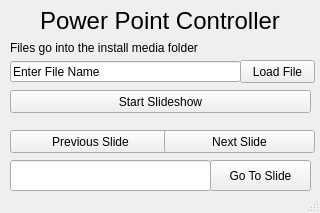
<?xml version="1.0" encoding="UTF-8"?>
<ui version="4.0">
 <class>MainWindow</class>
 <widget class="QMainWindow" name="MainWindow">
  <property name="geometry">
   <rect>
    <x>0</x>
    <y>0</y>
    <width>320</width>
    <height>213</height>
   </rect>
  </property>
  <property name="windowTitle">
   <string>MainWindow</string>
  </property>
  <widget class="QWidget" name="centralwidget">
   <widget class="QLineEdit" name="filebox">
    <property name="geometry">
     <rect>
      <x>10</x>
      <y>61</y>
      <width>231</width>
      <height>21</height>
     </rect>
    </property>
    <property name="text">
     <string>Enter File Name</string>
    </property>
   </widget>
   <widget class="QPushButton" name="loadfile">
    <property name="geometry">
     <rect>
      <x>240</x>
      <y>60</y>
      <width>75</width>
      <height>23</height>
     </rect>
    </property>
    <property name="text">
     <string>Load File</string>
    </property>
   </widget>
   <widget class="QLabel" name="label">
    <property name="geometry">
     <rect>
      <x>10</x>
      <y>40</y>
      <width>301</width>
      <height>16</height>
     </rect>
    </property>
    <property name="text">
     <string>Files go into the install media folder</string>
    </property>
   </widget>
   <widget class="QLabel" name="label_2">
    <property name="geometry">
     <rect>
      <x>40</x>
      <y>10</y>
      <width>291</width>
      <height>21</height>
     </rect>
    </property>
    <property name="font">
     <font>
      <pointsize>18</pointsize>
     </font>
    </property>
    <property name="text">
     <string>Power Point Controller</string>
    </property>
   </widget>
   <widget class="QPushButton" name="prevslide">
    <property name="geometry">
     <rect>
      <x>10</x>
      <y>130</y>
      <width>161</width>
      <height>23</height>
     </rect>
    </property>
    <property name="text">
     <string>Previous Slide</string>
    </property>
   </widget>
   <widget class="QPushButton" name="nextslide">
    <property name="geometry">
     <rect>
      <x>164</x>
      <y>130</y>
      <width>151</width>
      <height>23</height>
     </rect>
    </property>
    <property name="text">
     <string>Next Slide</string>
    </property>
   </widget>
   <widget class="QPushButton" name="gotoslide">
    <property name="geometry">
     <rect>
      <x>210</x>
      <y>160</y>
      <width>101</width>
      <height>31</height>
     </rect>
    </property>
    <property name="text">
     <string>Go To Slide</string>
    </property>
   </widget>
   <widget class="QLineEdit" name="slidenum">
    <property name="geometry">
     <rect>
      <x>10</x>
      <y>160</y>
      <width>201</width>
      <height>31</height>
     </rect>
    </property>
   </widget>
   <widget class="QPushButton" name="startslideshow">
    <property name="geometry">
     <rect>
      <x>10</x>
      <y>90</y>
      <width>301</width>
      <height>23</height>
     </rect>
    </property>
    <property name="text">
     <string>Start Slideshow</string>
    </property>
   </widget>
  </widget>
  <widget class="QStatusBar" name="statusbar"/>
 </widget>
 <resources/>
 <connections/>
</ui>
